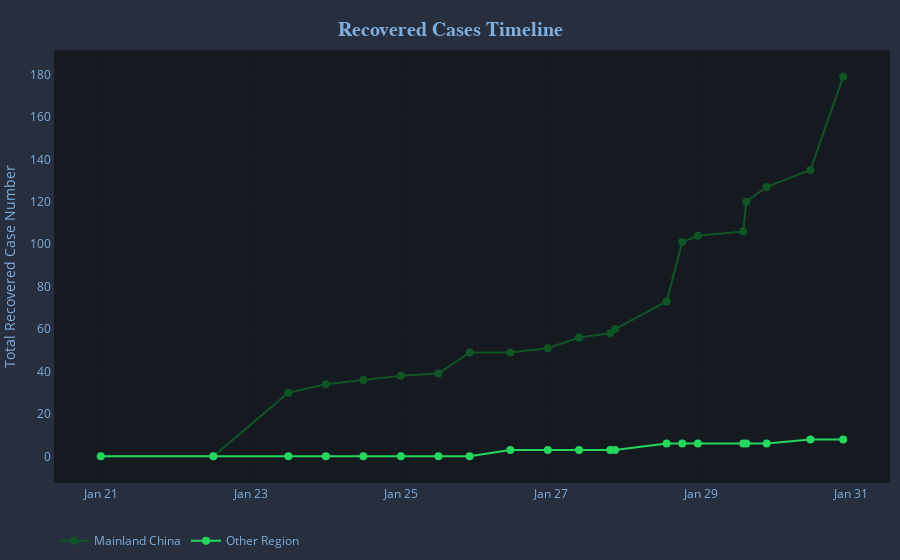

The code cell stored with this chart in its notebook:
### Code cell
# Line plot for recovered cases
# Set up tick scale based on confirmed case number
tickList = list(np.arange(0, df_recovered['Mainland China'].max()+100, 20))

# Create empty figure canvas
fig_recovered = go.Figure()
# Add trace to the figure
fig_recovered.add_trace(go.Scatter(x=df_recovered['Date'], y=df_recovered['Mainland China'],
                         mode='lines+markers',
                         name='Mainland China',
                         line=dict(color='#0f5525', width=2),
                         marker=dict(size=8),
                         text=[datetime.strftime(d, '%b %d %Y %H:%M EST') for d in df_recovered['Date']],
                         hovertemplate='<b>%{text}</b><br></br>'+
                                       'Mainland China recovered<br>'+
                                       '%{y} cases<br>'+
                                       '<extra></extra>'))
fig_recovered.add_trace(go.Scatter(x=df_recovered['Date'], y=df_recovered['Other locations'],
                         mode='lines+markers',
                         name='Other Region',
                         line=dict(color='#25d75d', width=2),
                         marker=dict(size=8),
                         text=[datetime.strftime(d, '%b %d %Y %H:%M EST') for d in df_recovered['Date']],
                         hovertemplate='<b>%{text}</b><br></br>'+
                                       'Other region recovered<br>'+
                                       '%{y} cases<br>'+
                                       '<extra></extra>'))
# Customise layout
fig_recovered.update_layout(
    title=dict(
        text="<b>Recovered Cases Timeline<b>",
        y=0.96, x=0.5, xanchor='center', yanchor='top',
        font=dict(size=20, color="#7fafdf", family="Playfair Display")
    ),
    margin=go.layout.Margin(
        l=5,
        r=10,
        b=10,
        t=50,
        pad=0
    ),
    yaxis=dict(
        showline=True, linecolor='#272e3e',
        zeroline=False,
        gridcolor='#272e3e',
        gridwidth = .1,
        tickmode='array',
        # Set tick range based on the maximum number
        tickvals=tickList,
        # Set tick label accordingly
        ticktext=['{:.0f}'.format(i) for i in tickList]
    ),
    yaxis_title="Total Recovered Case Number",
    xaxis=dict(
        showline=True, linecolor='#272e3e',
        gridcolor='#272e3e',
        gridwidth = .1,
        zeroline=False
    ),
    xaxis_tickformat='%b %d',
    hovermode = 'x',
    legend_orientation="h",
    plot_bgcolor='#151920',
    paper_bgcolor='#272e3e',
    font=dict(color='#7fafdf')
)

fig_recovered.show()

### Figure 1 — Plotly figure (JSON) as saved in the notebook; plotly's stock layout.template omitted (floating-point values rounded to 4 significant figures)
{"data": [{"hovertemplate": "<b>%{text}</b><br></br>Mainland China recovered<br>%{y} cases<br><extra></extra>", "line": {"color": "#0f5525", "width": 2}, "marker": {"size": 8}, "mode": "lines+markers", "name": "Mainland China", "text": ["Jan 30 2020 21:30 EST", "Jan 30 2020 11:00 EST", "Jan 29 2020 21:00 EST", "Jan 29 2020 14:30 EST", "Jan 29 2020 13:30 EST", "Jan 28 2020 23:00 EST", "Jan 28 2020 18:00 EST", "Jan 28 2020 13:00 EST", "Jan 27 2020 20:30 EST", "Jan 27 2020 19:00 EST", "Jan 27 2020 09:00 EST", "Jan 26 2020 23:00 EST", "Jan 26 2020 11:00 EST", "Jan 25 2020 22:00 EST", "Jan 25 2020 12:00 EST", "Jan 25 2020 00:00 EST", "Jan 24 2020 12:00 EST", "Jan 24 2020 00:00 EST", "Jan 23 2020 12:00 EST", "Jan 22 2020 12:00 EST", "Jan 21 2020 00:00 EST"], "type": "scatter", "x": ["2020-01-30T21:30:00", "2020-01-30T11:00:00", "2020-01-29T21:00:00", "2020-01-29T14:30:00", "2020-01-29T13:30:00", "2020-01-28T23:00:00", "2020-01-28T18:00:00", "2020-01-28T13:00:00", "2020-01-27T20:30:00", "2020-01-27T19:00:00", "2020-01-27T09:00:00", "2020-01-26T23:00:00", "2020-01-26T11:00:00", "2020-01-25T22:00:00", "2020-01-25T12:00:00", "2020-01-25T00:00:00", "2020-01-24T12:00:00", "2020-01-24T00:00:00", "2020-01-23T12:00:00", "2020-01-22T12:00:00", "2020-01-21T00:00:00"], "y": [179, 135, 127, 120, 106, 104, 101, 73, 60, 58, 56, 51, 49, 49, 39, 38, 36, 34, 30, 0, 0]}, {"hovertemplate": "<b>%{text}</b><br></br>Other region recovered<br>%{y} cases<br><extra></extra>", "line": {"color": "#25d75d", "width": 2}, "marker": {"size": 8}, "mode": "lines+markers", "name": "Other Region", "text": ["Jan 30 2020 21:30 EST", "Jan 30 2020 11:00 EST", "Jan 29 2020 21:00 EST", "Jan 29 2020 14:30 EST", "Jan 29 2020 13:30 EST", "Jan 28 2020 23:00 EST", "Jan 28 2020 18:00 EST", "Jan 28 2020 13:00 EST", "Jan 27 2020 20:30 EST", "Jan 27 2020 19:00 EST", "Jan 27 2020 09:00 EST", "Jan 26 2020 23:00 EST", "Jan 26 2020 11:00 EST", "Jan 25 2020 22:00 EST", "Jan 25 2020 12:00 EST", "Jan 25 2020 00:00 EST", "Jan 24 2020 12:00 EST", "Jan 24 2020 00:00 EST", "Jan 23 2020 12:00 EST", "Jan 22 2020 12:00 EST", "Jan 21 2020 00:00 EST"], "type": "scatter", "x": ["2020-01-30T21:30:00", "2020-01-30T11:00:00", "2020-01-29T21:00:00", "2020-01-29T14:30:00", "2020-01-29T13:30:00", "2020-01-28T23:00:00", "2020-01-28T18:00:00", "2020-01-28T13:00:00", "2020-01-27T20:30:00", "2020-01-27T19:00:00", "2020-01-27T09:00:00", "2020-01-26T23:00:00", "2020-01-26T11:00:00", "2020-01-25T22:00:00", "2020-01-25T12:00:00", "2020-01-25T00:00:00", "2020-01-24T12:00:00", "2020-01-24T00:00:00", "2020-01-23T12:00:00", "2020-01-22T12:00:00", "2020-01-21T00:00:00"], "y": [8, 8, 6, 6, 6, 6, 6, 6, 3, 3, 3, 3, 3, 0, 0, 0, 0, 0, 0, 0, 0]}], "layout": {"font": {"color": "#7fafdf"}, "hovermode": "x", "legend": {"orientation": "h"}, "margin": {"b": 10, "l": 5, "pad": 0, "r": 10, "t": 50}, "paper_bgcolor": "#272e3e", "plot_bgcolor": "#151920", "title": {"font": {"color": "#7fafdf", "family": "Playfair Display", "size": 20}, "text": "<b>Recovered Cases Timeline<b>", "x": 0.5, "xanchor": "center", "y": 0.96, "yanchor": "top"}, "xaxis": {"gridcolor": "#272e3e", "gridwidth": 0.1, "linecolor": "#272e3e", "showline": true, "tickformat": "%b %d", "zeroline": false}, "yaxis": {"gridcolor": "#272e3e", "gridwidth": 0.1, "linecolor": "#272e3e", "showline": true, "tickmode": "array", "ticktext": ["0", "20", "40", "60", "80", "100", "120", "140", "160", "180", "200", "220", "240", "260"], "tickvals": [0, 20, 40, 60, 80, 100, 120, 140, 160, 180, 200, 220, 240, 260], "title": {"text": "Total Recovered Case Number"}, "zeroline": false}}}
